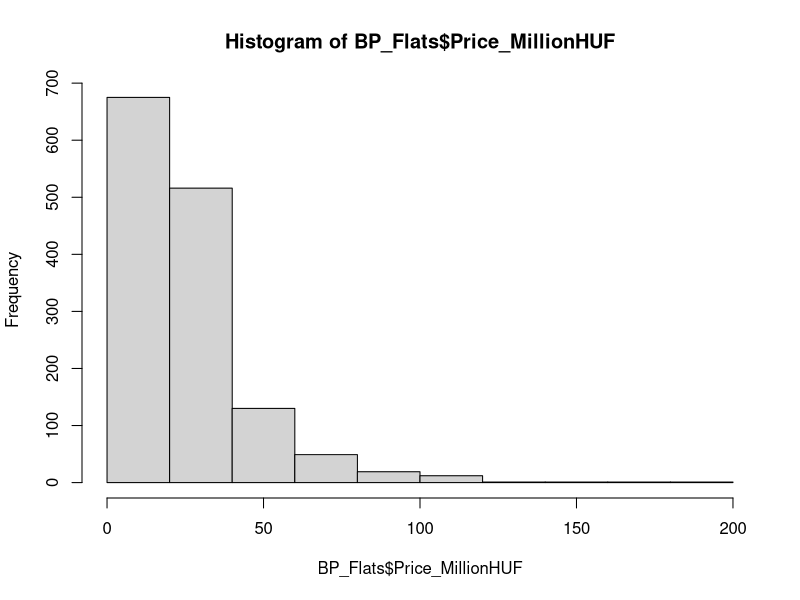
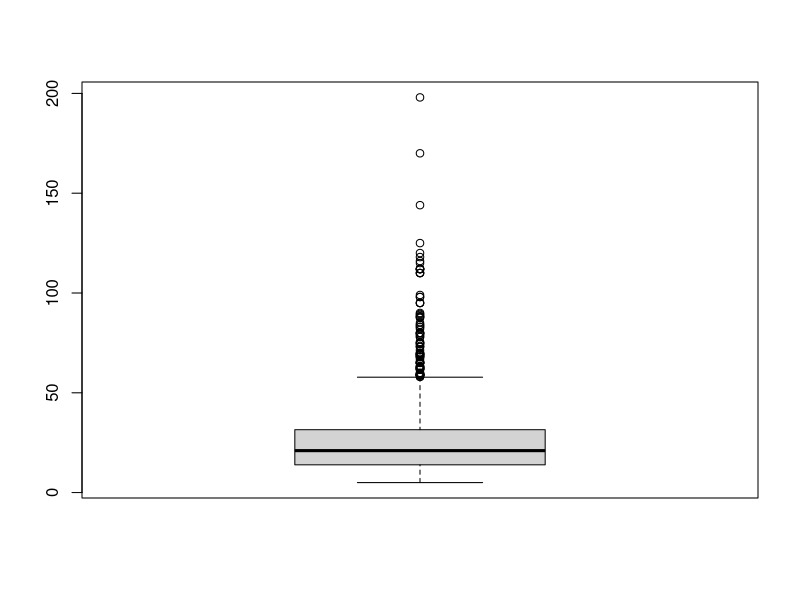
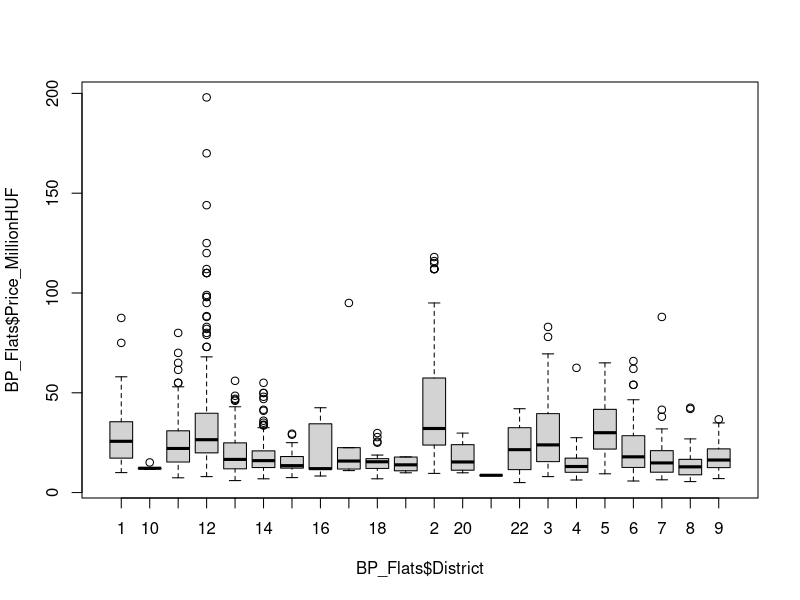
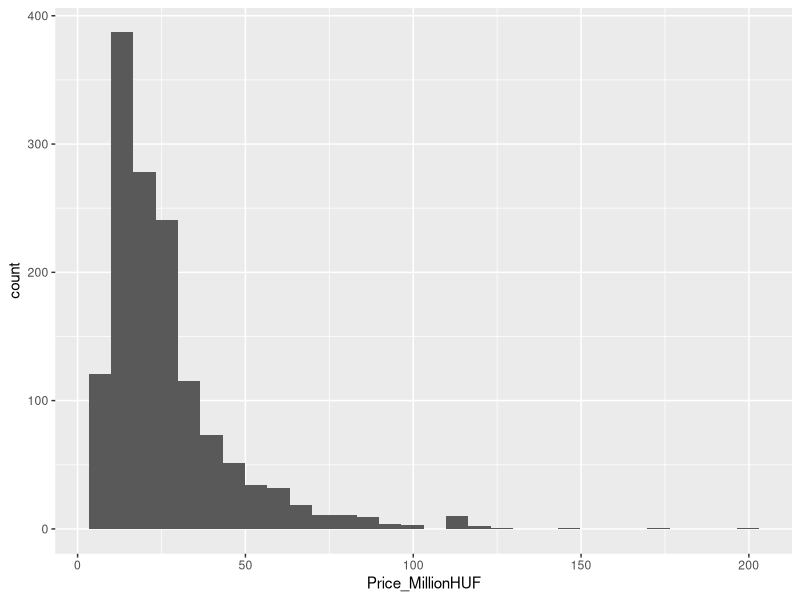
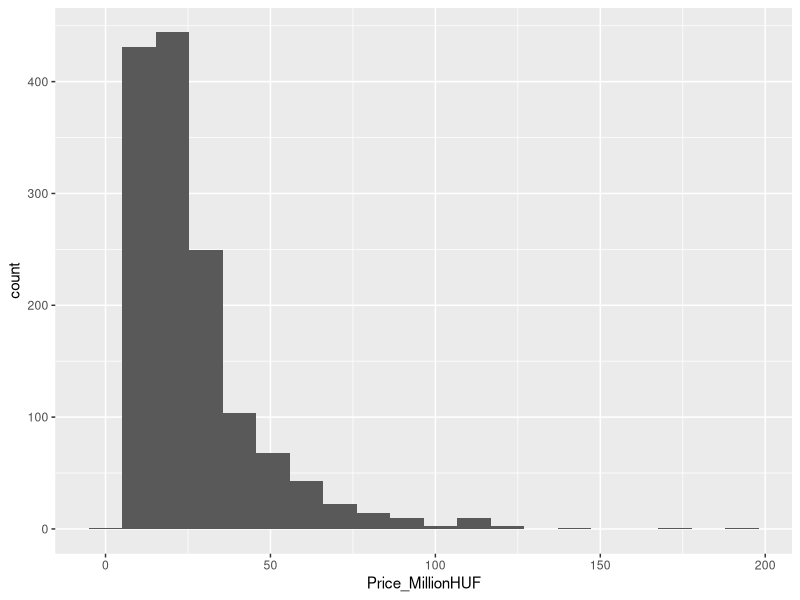
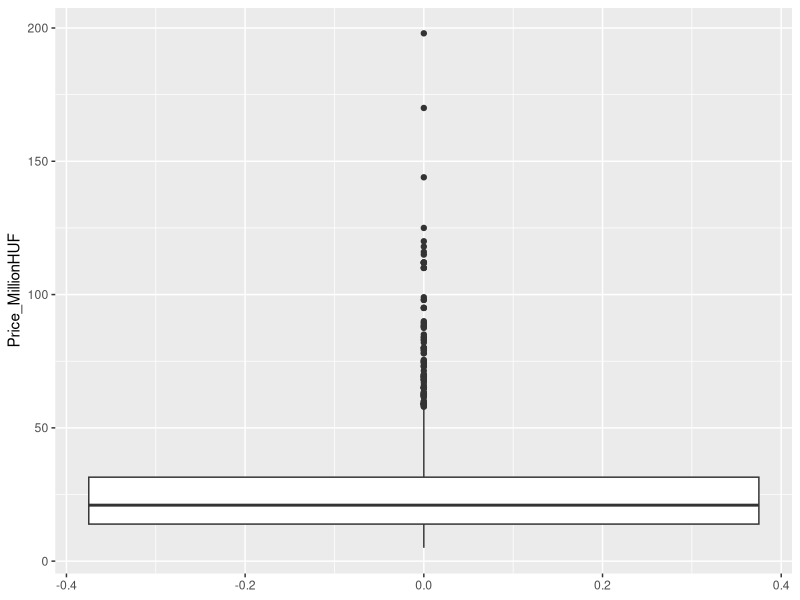
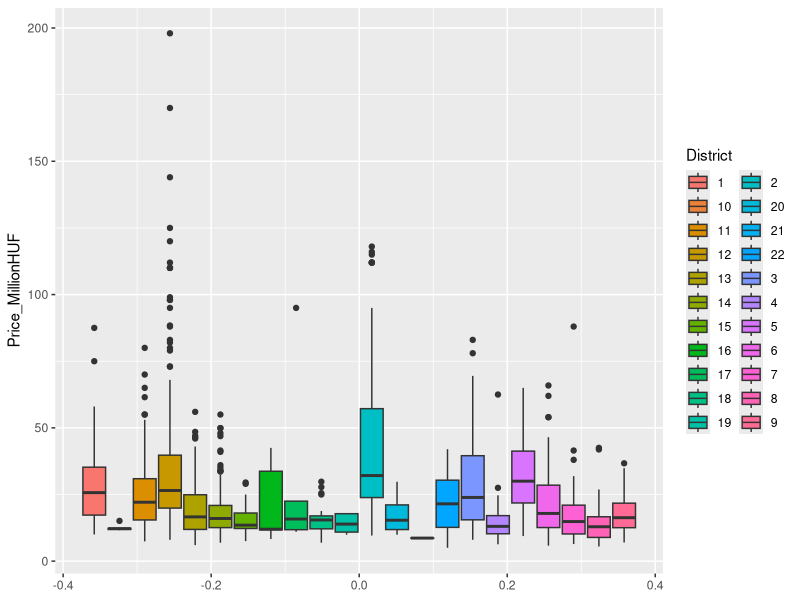
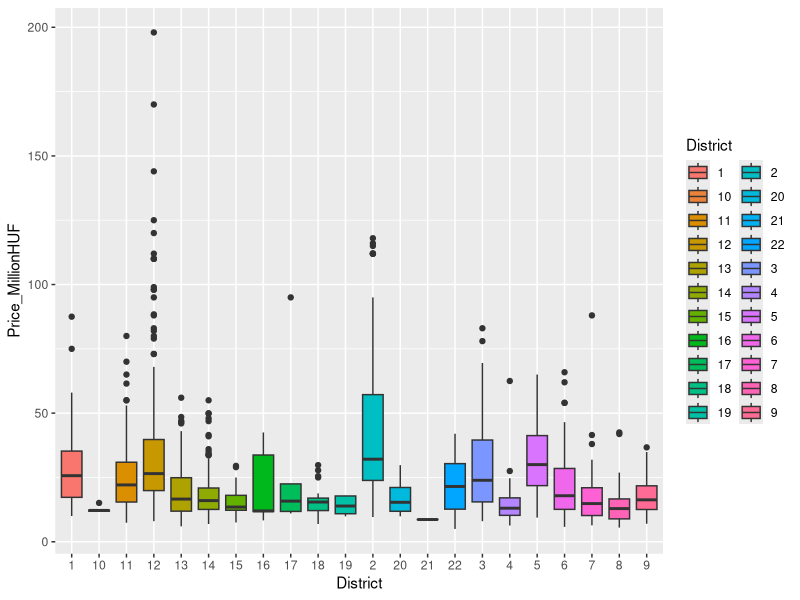

Write the R code that produced these figures, in order.
## ---- chunk 1
knitr::opts_chunk$set(echo = TRUE)
## ---- chunk 2
library(readxl)
## ---- chunk 3
BP_Flats <- read_excel("BP_Flats.xlsx")
## ---- chunk 4
str(BP_Flats)
## ---- chunk 5
BP_Flats <- as.data.frame(BP_Flats)

str(BP_Flats)
## ---- chunk 6
summary(BP_Flats)
## ---- chunk 7
table(BP_Flats$Floor) # apply the function only to the Floor variable!
## ---- chunk 8
BP_Flats <- BP_Flats[BP_Flats$Floor >= 0,]
## ---- chunk 9
prop.table(table(BP_Flats$Floor))
## ---- chunk 10
round(prop.table(table(BP_Flats$Floor))*100,1)
## ---- chunk 11
BP_Flats$IsSouth <- as.logical(BP_Flats$IsSouth)
BP_Flats$IsBuda <- as.logical(BP_Flats$IsBuda)

BP_Flats$District <- as.character(BP_Flats$District)

summary(BP_Flats)
## ---- chunk 12
BP_Flats$District <- as.factor(BP_Flats$District)

summary(BP_Flats)
## ---- chunk 13
levels(BP_Flats$District)
# Note that the numbers in the output are in brackets!
# So, in the background, R interprets these numbers as characters, very correctly!
## ---- chunk 14
by(BP_Flats$Price_MillionHUF, BP_Flats$IsBuda, summary)
## ---- chunk 15
by(BP_Flats[,c("Price_MillionHUF", "Area_m2", "IsSouth")], BP_Flats$IsBuda, summary)
## ---- chunk 16
library(psych)
## ---- chunk 17
describe(BP_Flats)
## ---- chunk 18

x <- data.frame("Range" = c("positive", "approx. 0 [0 until the 1st digit]", "negative"),
                "skew" = c("long right tail", "symmetric", "long left tail"),
                "kurtosis" = c("pointy", "kurtosis of standard normal distribution", "flat"))

knitr::kable(
  x, align = "cc"
)
## ---- chunk 19
hist(BP_Flats$Price_MillionHUF) # histogram

boxplot(BP_Flats$Price_MillionHUF) # box plot
## ---- chunk 20
boxplot(BP_Flats$Price_MillionHUF ~ BP_Flats$District) # after the tilde symbol, we provide the factor by which we want the plot to be split
## ---- chunk 21
library(ggplot2)
## ---- chunk 22
ggplot(data = BP_Flats, aes(x = Price_MillionHUF)) +
  geom_histogram()
## ---- chunk 23
ggplot(data = BP_Flats, aes(x = Price_MillionHUF)) +
  geom_histogram(bins = 20)
## ---- chunk 24
ggplot(data = BP_Flats, aes(y = Price_MillionHUF)) +
  geom_boxplot()
## ---- chunk 25
ggplot(data = BP_Flats, aes(y = Price_MillionHUF, fill = District)) +
  geom_boxplot()
## ---- chunk 26
ggplot(data = BP_Flats, aes(y = Price_MillionHUF, x = District, fill = District)) +
  geom_boxplot()
## ---- chunk 27
ggplot(data = BP_Flats, aes(y = Price_MillionHUF, fill = District)) +
  geom_boxplot() +
  labs(y = "Kínálati ár MFt-ban", fill = "Kerület") +
  theme(axis.text.x = element_blank(),
        axis.ticks.x = element_blank())
## ---- chunk 28
ggplot(data = BP_Flats, aes(y = Price_MillionHUF, fill = District)) +
  geom_boxplot() +
  labs(y = "Price in million HUF", fill = "District", title = "Distribution of Apartment Prices by Districts") +
  theme(axis.text.x = element_blank(),
        axis.ticks.x = element_blank(),
        axis.text.y = element_text(size = 16), # font size of the 'y' axis
        plot.title = element_text(size = 20, face = "bold", color = "darkgreen")) # font size, font style (bold) and font color for the text in the plot title
## ---- chunk 29
ggplot(data = BP_Flats, aes(x = IsBuda, fill = IsSouth)) + # 'y' axis is empty by default as the frequencies are plotted here
  geom_bar() # this is a general bar chart: note that this is a different chart type compared to the histogram!!
## ---- chunk 30
ggplot(data = BP_Flats, aes(x = IsBuda, fill = IsSouth)) +
  geom_bar(position = "fill")
## ---- chunk 31
ggplot(data = BP_Flats, aes(x = IsBuda, fill = IsSouth)) +
  geom_bar(position = "fill") +
  scale_fill_brewer(palette="Dark2") # the new layer, setting the fill color palette
## ---- chunk 32
table(BP_Flats$IsBuda, BP_Flats$IsSouth)
## ---- chunk 33
round(prop.table(table(BP_Flats$IsBuda, BP_Flats$IsSouth))*100, 1)
## ---- chunk 34
round(prop.table(table(BP_Flats$IsBuda, BP_Flats$IsSouth), 1)*100, 1)
## ---- chunk 35
addmargins(table(BP_Flats$IsBuda, BP_Flats$IsSouth))
## ---- chunk 36
ggplot(data = BP_Flats, aes(x = Area_m2, y = Price_MillionHUF)) +
  geom_point() # plot type of the scatter plot
## ---- chunk 37
ggplot(data = BP_Flats, aes(x = Area_m2, y = Price_MillionHUF)) +
  geom_point() +
  stat_smooth(method=lm) # layer fitting a trend line
## ---- chunk 38
cor(BP_Flats$Price_MillionHUF, BP_Flats$Area_m2)
## ---- chunk 39
ggplot(data = BP_Flats, aes(x = Area_m2, y = Price_MillionHUF, color = IsBuda)) +
  geom_point() +
  stat_smooth(method=lm)
## ---- chunk 40
cor(BP_Flats[,1:7])
## ---- chunk 41

x <- data.frame("Correlation Abs Value" = c("|r|<0.3", "0.3<=|r|<=0.7", "|r|>0.7"),
                "Strength of Relationship" = c("weak", "moderate", "strong"))

knitr::kable(
  x, align = "cc"
)
## ---- chunk 42
pairs.panels(BP_Flats[,1:7])
## ---- chunk 43
library(corrplot)
## ---- chunk 44
KorrelMatrix <- cor(BP_Flats[,1:7])

corrplot(KorrelMatrix, method="color")

corrplot(KorrelMatrix, method="number")
